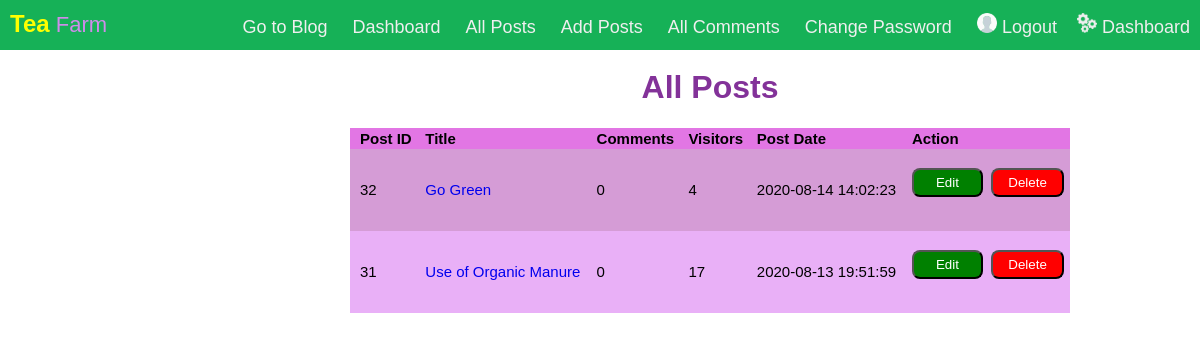
The app's page /admin/all-posts.php (signed in) with its own data.
### tables this page shows
CREATE TABLE `posts` (
  `Post_ID` int(11) NOT NULL,
  `title` varchar(100) NOT NULL,
  `description` text NOT NULL,
  `featured` varchar(200) NOT NULL,
  `category` varchar(30) NOT NULL,
  `author` varchar(50) NOT NULL,
  `date` datetime NOT NULL,
  `status` varchar(10) NOT NULL,
  `visitors` int(5) NOT NULL,
  `scheduledate` date NOT NULL
);

### admin/all-posts.php (the view, shortened to what this page needs)
<html>
<head>
	<link rel="stylesheet" type="text/css" href="../style.css">
</head>
<body>
	 <div class="nav">
  <div class="nav-header">
    <div class="nav-title">
      <font color="yellow" size="5"><b>Tea</b></font> <font color="#cf8cea">Farm</font>
    </div>
  </div>
  <div class="nav-links" >
<a class="active" href="../index.php">Go to Blog</a>
  <a href="index.php">Dashboard</a>
  <a href="all-posts.php">All Posts</a>
  <a href="add-post.php">Add Posts</a>
  <a href="all-comments.php">All Comments</a>
  <a href="changepass.php">Change Password</a>
    <?php  if(!isset($_SESSION['ID']))
      {
        echo "<a href='login.php'>&nbsp;<img src='../images/user.png' width='20px'>&nbsp;Login/Register</a>";
      }
        else {
        echo "<a href='logout.php'><img src='../images/user.png' width='20px'>&nbsp;Logout</a><a href='index.php'><img src='../images/settings-gears.png' width='20px'>&nbsp;Dashboard</a>";
      }
        ?>
  </div>
<div class="artic" >
		<div class="individual">
			<?php
			include('config.php');
$uid=$_SESSION['ID'];
$result = mysqli_query($db,"SELECT * FROM posts where author='".$uid."' order by date desc;");
echo "<h1 align='center'>All Posts</h1>";
echo "<table style='overflow-x:auto;'>
<tr>
<th>Post ID</th>
<th>Title</th>
<th>Comments</th>
<th>Visitors</th>
<th>Post Date</th>
<th>Action</th>
</tr>";
while($row = mysqli_fetch_array($result))
{
	$query="SELECT * from comments where Post_ID=".$row['Post_ID'].";";
	$res = mysqli_query($db,$query);
	$rowcount=mysqli_num_rows($res);
echo "<tr>";
echo "<td>" . $row['Post_ID'] . "</td>";
echo "<td>" ."<a href='../view-post.php?pid=". $row['Post_ID']."'>". $row['title'] . "</a></td>";
echo "<td>".$rowcount."</td>";
echo "<td>".$row['visitors']."</td>";
echo "<td>" . $row['date'] . "</td>";
echo "<td>" . "&nbsp;&nbsp;<a href='edit-post.php?pid=". $row['Post_ID']."'><form action='delete-post.php' method='POST'><input type='text' name='pid' value='".$row['Post_ID']."' style='display:none;'></input><input type='button' name='edit' class='greenkaro' value='Edit'></a>&nbsp;&nbsp;<input type='submit' name='delete' class='redkaro' value='Delete'></form> &nbsp;". "</td>";
echo "</tr>";
}
echo "</table>";
?>
		</div>
	</div>
</body>
</html>

### style.css (style rules this page uses)
.nav-links a { padding-bottom: 35px; }
h1 { color: #16b157; font-family: 'Quicksand', sans-serif; }
* { box-sizing: border-box; }
body { margin: 0px; font-family: 'Quicksand', sans-serif; }
.nav { height: 50px; width: 100%; background-color: #16b157; position: fixed; }
.nav > .nav-header { display: inline; }
.nav > .nav-header > .nav-title { display: inline-block; font-size: 22px; color: #fff; padding: 10px 10px 10px 10px; }
.nav > .nav-links { display: inline; float: right; font-size: 18px; }
.nav > .nav-links > a { display: inline-block; padding: 13px 10px 13px 10px; text-decoration: none; color: #efefef; }

### admin/all-posts.php (style rules this page uses)
.artic { width: 60%; height: 100%; margin-top: 10px; margin-left: 350px; }
h1 { color: #833299; font-family: Arial; }
table { border-collapse: collapse; width: 100%; font-family: Arial; font-size: 15; }
th { background-color: #e276e4; }
a { text-decoration: none; }
.greenkaro { padding: 5px 22px 5px 22px; border-radius: 8px; background-color: green; color: white; }
.redkaro { padding: 5px 15px 5px 15px; border-radius: 8px; background-color: red; color: white; }
th, td { text-align: left; padding: 2px; padding-left: 10px; }
tr:nth-child(even) { background-color: #d59cd6 }
tr:nth-child(odd) { background-color: #e9b0f7 }

### records on screen
posts: Post_ID "32", title "Go Green", rowcount "0", visitors "4", date "2020-08-14 14:02:23"
posts: Post_ID "31", title "Use of Organic Manure", rowcount "0", visitors "17", date "2020-08-13 19:51:59"
